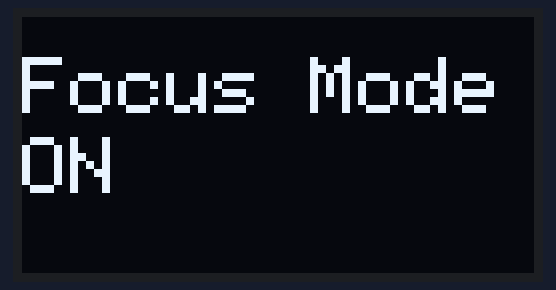
A sketch run on a simulated ESP8266 (NodeMCU). Shown: 128×64 one-colour display. WiFi joins after 1.5 s; servers stay silent unless stated; network time is answered at once with the bench clock; the local clock reads 2024-03-15 10:24:30 at power-on unless the sketch sets it; random numbers use the default seed unless the sketch sets one.

Above: at 0.1 s.
At 7.7 s:
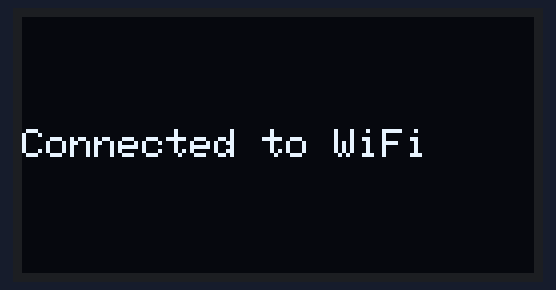
At 9.2 s:
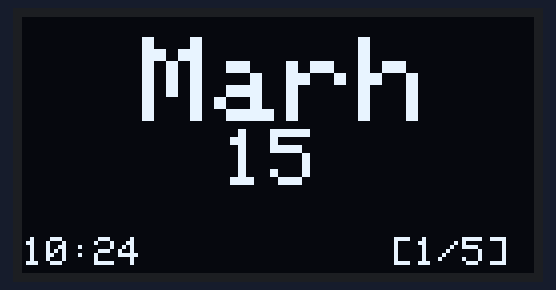
At 17.3 s:
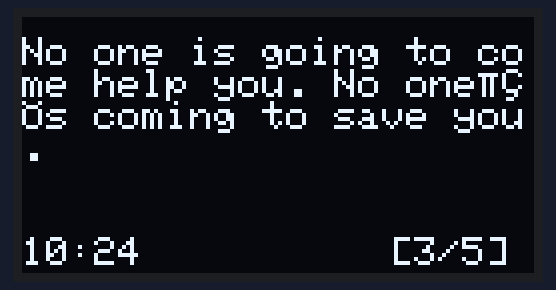
At 22.3 s:
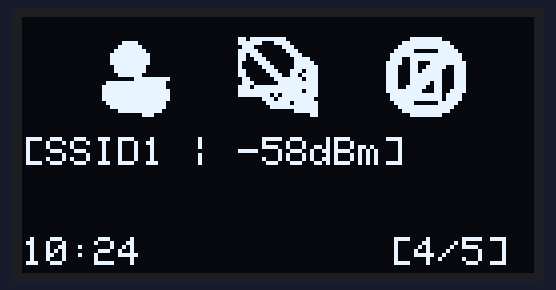
At 30.3 s:
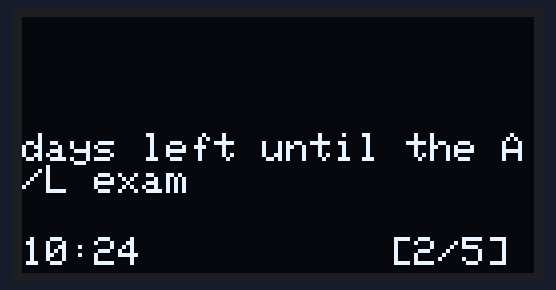

The sketch:

desktopclockplus.ino
```cpp
#include <SPI.h>
#include <Wire.h>
#include <Adafruit_GFX.h>
#include <Adafruit_SSD1306.h>
#include <ESP8266WiFi.h>
#include <WiFiClient.h>
#include <NTPClient.h>
#include <WiFiUdp.h>

// Define OLED screen properties
#define SCREEN_WIDTH 128
#define SCREEN_HEIGHT 64
#define OLED_RESET     -1
#define SCREEN_ADDRESS 0x3C
Adafruit_SSD1306 display(SCREEN_WIDTH, SCREEN_HEIGHT, &Wire, OLED_RESET);

// Array of Wi-Fi credentials
const char* ssid[] = {"SSID1", "SSID2", "SSID 3", "SSID 4 N SO ON"};
const char* password[] = {"PASSWORD1", "PASSWORD2", "PASSWORD3", "PASSWORD4"};
const int numNetworks = sizeof(ssid) / sizeof(ssid[0]);

// Variables to hold date and time information
String currentTime = "";
String currentMonthName = "";
String currentDay = "";
String remainingDaysS = "";

WiFiUDP ntpUDP;
NTPClient timeClient(ntpUDP, "pool.ntp.org");
// Bitmap images stored in PROGMEM
// 'focus', 20x20px
const unsigned char icon_focus [] PROGMEM = {
  0x00, 0x00, 0x00, 0x00, 0xf0, 0x00, 0x01, 0xf8, 0x00, 0x03, 0xfc, 0x00, 0x07, 0xfe, 0x00, 0x07,
  0xfe, 0x00, 0x07, 0xfe, 0x00, 0x03, 0xfc, 0x00, 0x03, 0xfc, 0x00, 0x01, 0xf8, 0x00, 0x00, 0x1f,
  0xf0, 0x0f, 0xff, 0xe0, 0x1f, 0xff, 0xe0, 0x1f, 0xff, 0xf0, 0x1f, 0xff, 0xf0, 0x1f, 0xff, 0xf0,
  0x0f, 0xff, 0xe0, 0x07, 0xff, 0xe0, 0x01, 0xff, 0xc0, 0x00, 0x07, 0x00
};
// 'nochat', 20x20px
const unsigned char icon_nochat [] PROGMEM = {
  0xdf, 0xf0, 0x00, 0xfc, 0x78, 0x00, 0x70, 0x1c, 0x00, 0xf8, 0x0e, 0x00, 0xdc, 0x07, 0x00, 0xce,
  0x03, 0xc0, 0x87, 0x03, 0xe0, 0x83, 0x83, 0xf0, 0xc1, 0xc7, 0x70, 0xc0, 0xe6, 0xf0, 0x60, 0x7f,
  0x70, 0x70, 0x3f, 0xf0, 0xef, 0xff, 0xf0, 0xff, 0xff, 0x70, 0xff, 0x5f, 0xf0, 0x03, 0xbf, 0xe0,
  0x01, 0xfb, 0xf0, 0x00, 0xff, 0xf0, 0x00, 0x03, 0xf0, 0x00, 0x00, 0x30
};
// 'nophone', 20x20px
const unsigned char icon_nophone [] PROGMEM = {
  0x03, 0xfc, 0x00, 0x0f, 0xff, 0x00, 0x1f, 0xff, 0x80, 0x3e, 0x07, 0xc0, 0x7f, 0xff, 0xe0, 0x73,
  0xff, 0xe0, 0xf3, 0x1f, 0xf0, 0xe3, 0x3e, 0x70, 0xe3, 0x7c, 0x70, 0xe3, 0xfc, 0x70, 0xe3, 0xfc,
  0x70, 0xe3, 0xec, 0x70, 0xe7, 0xcc, 0x70, 0xff, 0x8c, 0xf0, 0x7f, 0xfd, 0xe0, 0x7f, 0xfd, 0xe0,
  0x3e, 0x07, 0xc0, 0x1f, 0xff, 0x80, 0x0f, 0xff, 0x00, 0x03, 0xfc, 0x00
};

// Array of all bitmaps for convenience. (Total bytes used to store images in PROGMEM = 240)
const int icon_allArray_LEN = 3;
const unsigned char* icon_allArray[3] = {
  icon_focus,
  icon_nochat,
  icon_nophone
};

// Function to connect to Wi-Fi
void connectToWiFi() {
  int attempt = 0;

// Display connection status on the OLED screen
// and try connecting to the current Wi-Fi network
// If successful, display connection message; otherwise, try the next network.
// If connected, display a success message; otherwise, display a failure message and restart the ESP8266.
  while (attempt < numNetworks && WiFi.status() != WL_CONNECTED) {
    display.setTextSize(1);
    display.setCursor(0, 10);
    display.setTextColor(WHITE);
    display.println("Connecting to,");
    display.setCursor(0, 20);
    display.setTextSize(2);
    display.println(String(ssid[attempt]));
    display.display();
    WiFi.begin(ssid[attempt], password[attempt]);
    delay(5500); // Wait 5.5 seconds for connection
    attempt++;
    display.clearDisplay();
  }
  if (WiFi.status() == WL_CONNECTED) {
    display.setTextSize(1);
    display.setTextColor(WHITE);
    display.setCursor(0, 28);
    display.println("Connected to WiFi");
    display.display();
    delay(1500);
    display.clearDisplay();
  } else {
    display.setTextSize(1);
    display.setTextColor(WHITE);
    display.setCursor(0, 28);
    display.println("Failed to connect & Restarting");
    display.display();
    delay(1500);
    display.clearDisplay();
    ESP.restart();
  }
}

void setup() {
  // Initialization and configuration of the OLED display
  // Display introductory message for 2 seconds
  // Connect to Wi-Fi
  // Initialize the NTPClient for time synchronization

  Serial.begin(9600);
  if (!display.begin(SSD1306_SWITCHCAPVCC, SCREEN_ADDRESS)) {
    Serial.println(F("SSD1306 allocation failed"));
  }
  display.clearDisplay();
  display.setTextColor(WHITE);
  display.setCursor(0, 10);
  display.setTextSize(2);
  display.print("Focus Mode");
  display.setCursor(0, 30);
  display.print("ON");
  display.display();
  delay(2000);
  display.clearDisplay();
  connectToWiFi();
  display.clearDisplay();
  timeClient.begin();
  timeClient.setTimeOffset(19800); // Set the time offset to GMT +5:30 (19800 seconds)
}

// Function to update date and time information
// Fetch the current time from the NTP server
// Format the time in HH:MM format
// Extract the month, day, and calculate the number of remaining days to a specific target date
void updateDateTime() {
  String months[12] = {"Janu", "Febu", "Marh", "Aprl", "May", "June", "July", "Augu", "Sept", "Octo", "Nove", "Dece"};
  timeClient.update();
  if (timeClient.getMinutes() < 10) {
    currentTime = String(timeClient.getHours()) + ":0" + String(timeClient.getMinutes());
  }
  else {
    currentTime = String(timeClient.getHours()) + ":" + String(timeClient.getMinutes());
  }
  time_t epochTime = timeClient.getEpochTime();
  struct tm *ptm = gmtime ((time_t *)&epochTime);
  int currentMonth = ptm->tm_mon + 1;
  currentMonthName = String(months[currentMonth - 1]);
  currentDay = String(ptm->tm_mday);

  int remainingDays = 0;
  // Extract current date components from the struct tm
  int currentY = ptm->tm_year + 1900;
  int currentM = ptm->tm_mon + 1;
  int currentD = ptm->tm_mday;

  // Set the target date
  int targetYear = 2023;
  int targetMonth = 11;
  int targetDay = 26;

  // Calculate the remaining days
  if (currentY < targetYear || (currentY == targetYear && currentM < targetMonth) ||
      (currentY == targetYear && currentM == targetMonth && currentD < targetDay)) {
    // Target date is in the future
    struct tm targetTime;
    targetTime.tm_year = targetYear - 1900;
    targetTime.tm_mon = targetMonth - 1;
    targetTime.tm_mday = targetDay;
    targetTime.tm_hour = 0;
    targetTime.tm_min = 0;
    targetTime.tm_sec = 0;

    time_t targetTimestamp = mktime(&targetTime);
    time_t currentTimestamp = mktime(ptm);

    remainingDays = (targetTimestamp - currentTimestamp) / (24 * 60 * 60);

    remainingDaysS = String(remainingDays);

  }
}

// Display functions for different screens
void display1() {
  display.setTextSize(3);
  display.setCursor(30, 5);
  display.setTextColor(WHITE);
  display.println(currentMonthName);
  display.setCursor(50, 28);
  display.setTextSize(2);
  display.println(currentDay);
  display.setTextSize(1);
  display.setCursor(0, 55);
  display.print(currentTime);
  display.setCursor(92, 55);
  display.print("[1/5]");
  display.display();
}

void display2() {
  display.setTextColor(WHITE);
  display.setTextSize(3);
  display.setCursor(0, 5);
  display.println(remainingDaysS);
  display.setTextSize(1);
  display.println("days left until the A/L exam");
  display.setCursor(0, 55);
  display.print(currentTime);
  display.setCursor(92, 55);
  display.print("[2/5]");
  display.display();
}

void display3() {
  const char* quotes[] = {
    "Do the Hard Work, Especially When You Don’t Feel Like It",
    "The harder you work, the luckier you get.",
    "So many books, so little time.",
    "You can’t be average and expect extraordinary results.",
    "Don’t wait for opportunities, create them.",
    "Don't waste your sperm, it is a precious resource.",
    "It's time to begin, isn't it?",
    "If I can't do it, then who can?",
    "There is no such thing as super human, there are people who hard work",
    "Don’t let your past mistakes define your future potential.",
    "Never let people who choose the path of least resistance steer you away from your chosen path of most resistance.",
    "No one is going to come help you. No one’s coming to save you.",
    "You are in danger of living a life so comfortable and soft, that you will die without ever realizing your true potential.",
    "Don’t focus on what you think you deserve. Take aim on what you are willing to earn!",
    "In the military we always say we don’t rise to the level of our expectations, we fall to the level of our training.",
    "Success isn’t owned, it’s leased. And rent is due every day.",
    "You can’t be afraid to fail. Failure is just a lesson.",
    "Stop being a victim, start being a winner.",
    "Success is not a matter of luck; it’s a matter of strategy, discipline, and hard work."
  };

  int numQuotes = sizeof(quotes) / sizeof(quotes[0]);
  int randomIndex = random(numQuotes);  // Generate a random index within the range of the array
  String randomQuote = quotes[randomIndex];

  display.setTextSize(1);
  display.setCursor(0, 5);
  display.setTextColor(WHITE);
  display.setTextSize(1);
  display.println(randomQuote);
  display.setCursor(0, 55);
  display.print(currentTime);
  display.setCursor(92, 55);
  display.print("[3/5]");
  display.display();
}
void display4() {
  display.drawBitmap(17, 5,  icon_focus, 20, 20, WHITE);
  display.drawBitmap(54, 5,  icon_nochat, 20, 20, WHITE);
  display.drawBitmap(91, 5,  icon_nophone, 20, 20, WHITE);
  display.setTextSize(1);
  display.setCursor(0, 30);
  display.setTextColor(WHITE);
  display.println("["+WiFi.SSID()+" | "+String(WiFi.RSSI()) + "dBm]");
  display.setCursor(0, 55);
  display.print(currentTime);
  display.setCursor(92, 55);
  display.print("[4/5]");
  display.display();
}

// Continuously loop through different screens and update the OLED display accordingly
void loop() {
  updateDateTime();
  display1();
  delay(4000);
  display.clearDisplay();
  display2();
  delay(4000);
  display.clearDisplay();
  display3();
  delay(5000);
  display.clearDisplay();
  display4();
  delay(4000);
  display.clearDisplay();
}
```

Measured:
- what the display in image 1 shows lasts 1.6 s, from 7.6 s to 9.2 s
- what the display in image 2 shows lasts 4.0 s, from 9.2 s to 13.2 s
- what the display in image 3 shows lasts 5.0 s, from 17.2 s to 22.2 s
